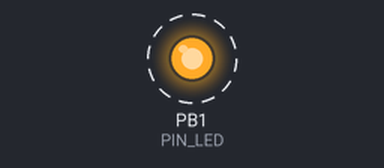
A sketch run on a simulated ATtiny85, built with avr-gcc and run on an emulated ATtiny85. Parts: output pins drawn as LEDs (lit = HIGH). Dashed ring = blinking.

Above: at 0.2 s.
Timing chart, 0 to 3.0 s (numbered marks = the images above):
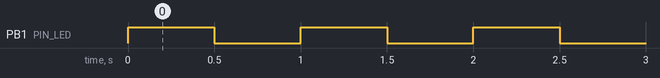

Measured:
- by itself, PB1 (PIN_LED): alternates HIGH for 0.50 s and LOW for 0.50 s

The sketch:

digispark-attiny-blink.ino
```cpp
#define PIN_LED 1

void setup() {
  pinMode(PIN_LED, OUTPUT);
}

void loop() {
  digitalWrite(PIN_LED, HIGH);
  delay(500);
  digitalWrite(PIN_LED, LOW);
  delay(500);
}
```
